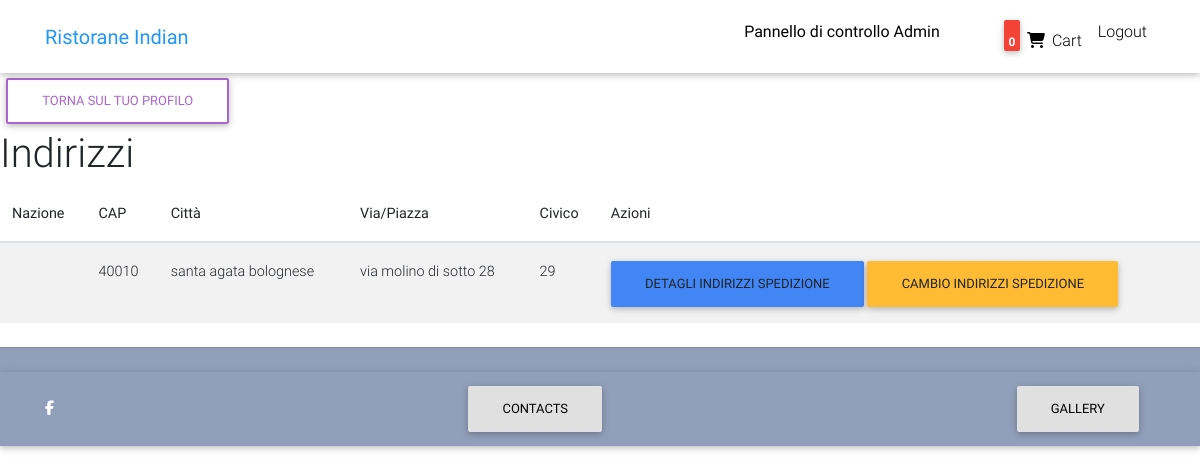
The page /address/list (signed in) on the database its author committed.
### utente/models.py (models this page shows, shortened)
class User(AbstractBaseUser):
    username=models.CharField(_('username'), max_length=30, blank=True)
    email = models.EmailField(
        verbose_name=_('email address'), max_length=255, unique=True
    )
    first_name = models.CharField(_('first name'), max_length=30, blank=True)
    last_name = models.CharField(_('last name'), max_length=150, blank=True)
    is_active = models.BooleanField(default=True)
    staff = models.BooleanField(default=False)  # a admin utente; non super-utente
    admin = models.BooleanField(default=False)  # a superuser
    is_restaurateur = models.BooleanField(default=False)
    date_joined = models.DateTimeField(
        _('date joined'), default=timezone.now
    )
    objects = UserManager()
    USERNAME_FIELD = 'email'
    REQUIRED_FIELDS = ['first_name', 'last_name']
    @property
    def is_admin_p(self):
        return self.admin

### core/models.py (models this page shows, shortened)
class Address(models.Model):
    user = models.ForeignKey(User, on_delete=models.CASCADE, null=True)
    cap = models.CharField(max_length=5)
    città = models.CharField(max_length=50)
    via = models.CharField(max_length=50)
    n_civico = models.CharField(max_length=10)
    piano = models.CharField(max_length=30, blank=True)
    address_type = models.CharField(max_length=1, choices=ADDRESS_CHOICES)
    default = models.BooleanField(default=False)
    class Meta:
        verbose_name_plural = 'Addresses'

### core/views.py (the view)
# urls.py: path('address/list', views.AddressList.as_view(), name='address-list'),
@method_decorator(login_required, name='dispatch')
class AddressList(ListView):
    model = Address
    template_name = 'address_list.html'
    def get_context_data(self, *, object_list=None, **kwargs):
        user=self.request.user
        context = super().get_context_data(**kwargs)
        context['object_list'] = Profile.objects.get(user=user).address.all()
        return context

### core/templatetags/cart_template_tags.py (called while the page is built)
@register.filter
def cart_item_count(user):
    if user.is_authenticated:
        qs = Order.objects.filter(user=user, ordered=False)
        if qs.exists():
            return qs[0].items.count()
    return 0

### templates/address_list.html (shortened to what this page needs)
{% extends 'base_list.html' %}
{% block list_title %}Indirizzi
{% endblock %}
{% block top %}
<a href="{% url 'core:profile' %}" class="btn btn-outline-secondary">Torna sul tuo profilo</a>
{% endblock %}
{% block table_head %}
    <th>Nazione</th>
    <th>CAP</th>
    <th>Città</th>
    <th>Via/Piazza</th>
    <th>Civico</th>
    <th>Azioni</th>
{% endblock %}
{% block table_body %}
    {% for addr in object_list %}
        <tr>
            <td>{{ addr.nazione }}</td>
            <td>{{ addr.cap }}</td>
            <td>{{ addr.città }}</td>
            <td>{{ addr.via }}</td>
            <td>{{ addr.n_civico }}</td>
            <td>
                <a class="btn btn-primary"
                   href="{% url 'core:address-detail' addr.pk %}">
                        <div class="title">Detagli indirizzi spedizione</div>
                </a>
                <a class="btn btn-warning"
                   href="{% url 'core:address-change' addr.pk %}">
                        <div class="title">Cambio indirizzi spedizione</div>
                </a>
            </td>
        </tr>
    {% endfor %}
{% endblock %}

### templates/navbar.html (shortened to what this page needs)
{% load cart_template_tags %}
<nav class="navbar fixed-top navbar-expand-lg navbar-light white scrolling-navbar">
    <div class="container">
        <a class="navbar-brand waves-effect my-2-5 " href="/">
            <strong class="blue-text">Ristorane Indian</strong>
        </a>
        <div class="collapse navbar-collapse" id="navbarSupportedContent">
            <ul class="navbar-nav nav-flex-icons">
                {% if user.is_authenticated %}
                    {% if user.is_restaurateur %}
                        {% block table_after %}
                            {% if user.is_authenticated %}
                                <a class="btn btn-primary" href="{% url 'core:profile' %}"><i class='fas fa-plus mr-1'></i>Gestione Prenotazione</a>
                                <a class="btn btn-primary" href="{% url 'core:item-add' %}"><i class='fas fa-plus mr-1'></i>Aggiungi Prodotto</a>
                                <a class="btn btn-primary" href="{% url 'core:order-conf' %}"><i class='fas fa-plus mr-1'></i>Gestione</a>
                                <a class="btn btn-primary" href="/admin" id="id_btn_home"><b>Pannello di controllo Proopetario </b></a>
                            {% endif %}
                        {% endblock %}
                    {% elif user.is_admin_p %}
                        <li class="nav-item ">
                            <a class="nav-link waves-effect" href="/admin" id="id_btn_home"><b>Pannello di controllo Admin</b></a>
                        </li>
                    {% endif %}
                {% endif %}
                {% if request.user.is_authenticated %}
                    {% if user.is_restaurateur %}
                          <li class="nav-item">
                        <a class="nav-link waves-effect pb-3 " href="{% url 'core:logout' %}">
                            <span class="clearfix d-none d-sm-inline-block pt-md-3"> Logout </span>
                        </a>
                    </li>
                          {% else %}
                        <li class="nav-item pl-5">
                        <a href="{% url 'core:order-summary' %}" class="nav-link waves-effect">
                            <span class="badge red z-depth-1 pt-md-3 "> {{ request.user|cart_item_count }} </span>
                            <i class="fas fa-shopping-cart"></i>
                            <span class="clearfix d-none d-sm-inline-block"> Cart </span>
                        </a>
                    </li>
                    <li class="nav-item">
                        <a class="nav-link waves-effect pb-lg-3-3 " href="{% url 'core:logout' %}">
                            <span class="clearfix d-none d-sm-inline-block "> Logout </span>
                        </a>
                    </li>
                      {% endif %}
                {% endif %}
            </ul>
        </div>
    </div>
</nav>

### templates/base.html (style rules this page uses)
html, body, .carousel { height: 60vh; }
@media (max-width: 1740px) { html, body, .carousel { height: 100vh; } }
body { background-image: url('https://www.pavillondesrives.ch/wp-content/uploads/2017/06/DJI_0018c.jpg '); }
@media (min-width: 800px) and (max-width: 1850px) { html, body, .carousel { height: 100vh; } }

### rows shown on the page
User: user|cart_item_count "0"
Address: cap "40010", città "santa agata bolognese", via "via molino di sotto 28", n_civico "29"
